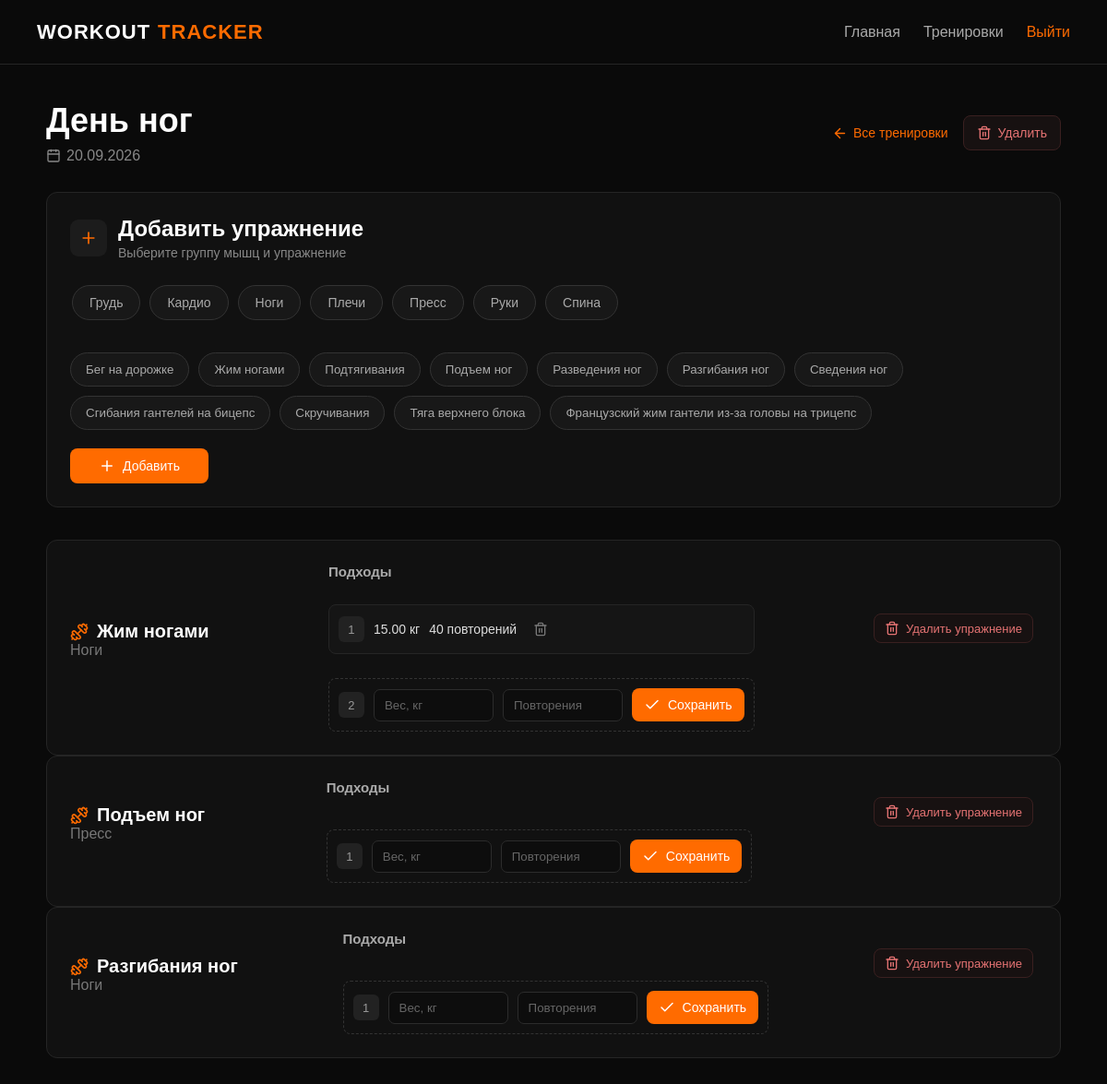
The page /workouts/6/ (signed in) on the database its author committed.
### workouts/models.py (models this page shows, shortened)
class Workout(models.Model):
    name = models.CharField(max_length=50)
    date = models.DateField()
    user = models.ForeignKey(User, on_delete=models.CASCADE)

class MuscleGroup(models.Model):
    name = models.CharField(max_length=50)
    def __str__(self):
        return self.name

class Exercise(models.Model):
    name = models.CharField(max_length=100)
    muscle_group = models.ForeignKey(
        MuscleGroup,
        on_delete=models.CASCADE
    )

class WorkoutExercise(models.Model):
    workout = models.ForeignKey(Workout, on_delete=models.CASCADE)
    exercise = models.ForeignKey(Exercise, on_delete=models.CASCADE)

class Set(models.Model):
    workout_exercise = models.ForeignKey(
        WorkoutExercise,
        on_delete=models.CASCADE
    )
    weight = models.DecimalField(
        max_digits=10,
        decimal_places=2,
        null=True,
        blank=True
    )
    repetitions = models.PositiveIntegerField(
        null=True,
        blank=True
    )
    distance = models.DecimalField(
        max_digits=6,
        decimal_places=2,
        null=True,
        blank=True
    )

### workouts/views.py (the view, shortened to what this page needs)
# urls.py: path('workouts/<int:workout_id>/', workout_detail, name='workout_detail'),
@login_required(login_url='login')
def workout_detail(request, workout_id):
    workout = get_object_or_404(
        Workout,
        id=workout_id,
        user=request.user
    )
    muscle_group = MuscleGroup.objects.all().order_by('name')
    exercises = Exercise.objects.all().order_by('name')
    workout_exercises = workout.workoutexercise_set.select_related(
        'exercise',
        'exercise__muscle_group'
    )
    return render(
        request,
        'workouts/workout_detail.html',
        {'workout': workout, 'exercises': exercises, 'workout_exercises': workout_exercises, 'muscle_group': muscle_group}
    )

### workouts/templates/workouts/workout_detail.html (shortened to what this page needs)
{% extends 'workouts/base.html' %}
{% block content %}
<div class="home-container">
    <div class="page-header">
        <div>
            <h1>{{ workout.name }}</h1>
            <p class="page-subtitle">
                <i data-lucide="calendar"></i>
                {{ workout.date|date:"d.m.Y" }}
            </p>
        </div>
        <div class="page-actions">
            <a
                href="{% url 'workout_list' %}"
                class="details-link"
            >
                <i data-lucide="arrow-left"></i>
                Все тренировки
            </a>
            <form
                method="post"
                action="{% url 'workout_delete' workout.id %}"
            >
                <button
                    type="submit"
                    class="delete-button delete-workout-button"
                >
                    <i data-lucide="trash-2"></i>
                    Удалить
                </button>
            </form>
        </div>
    </div>
    <div class="card add-exercise-card">
        <div class="section-title">
            <div class="section-icon">
                <i data-lucide="plus"></i>
            </div>
            <div>
                <h2>Добавить упражнение</h2>
                <p>
                    Выберите группу мышц и упражнение
                </p>
            </div>
        </div>
        <div class="muscle-groups">
            {% for group in muscle_group %}
                <button
                    type="button"
                    class="muscle-bubble"
                    data-group-id="{{ group.id }}"
                >
                    {{ group.name }}
                </button>
            {% endfor %}
        </div>
        <form method="post">
            <div class="exercise-form">
                <div class="exercise-list">
                    {% for exercise in exercises %}
                        <button
                            type="button"
                            class="exercise-bubble"
                            data-exercise-id="{{ exercise.id }}"
                            data-group-id="{{ exercise.muscle_group.id }}"
                        >
                            {{ exercise.name }}
                        </button>
                    {% endfor %}
                </div>
                <button
                    type="submit"
                    class="button add-exercise-button"
                >
                    <i data-lucide="plus"></i>
                    Добавить
                </button>
            </div>
        </form>
    </div>
    {% for workout_exercise in workout.workoutexercise_set.all %}
        <div class="card workout-card">
            <div class="exercise-header">
                <div class="exercise-info">
                    <div class="exercise-title">
                        <i data-lucide="dumbbell"></i>
                        <h2>
                            {{ workout_exercise.exercise.name }}
                        </h2>
                    </div>
                    <p class="workout-date">
                        {{ workout_exercise.exercise.muscle_group }}
                    </p>
                </div>
            </div>
            <div class="sets-area">
                <div class="sets-header">
                    <h3>Подходы</h3>
                </div>
                <div class="sets-container">
                    {% for set in workout_exercise.set_set.all %}
                        <div class="set-row saved-set">
                            <span class="set-number">
                                {{ forloop.counter }}
                            </span>
                            <span class="set-value">
                                {{ set.weight }} кг
                            </span>
                            <span class="set-value">
                                {{ set.repetitions }} повторений
                            </span>
                            <form
                                method="post"
                                action="{% url 'workout_set_delete' set.id %}"
                            >
                                <button
                                    type="submit"
                                    class="icon-delete-button"
                                    title="Удалить подход"
                                >
                                    <i data-lucide="trash-2"></i>
                                </button>
                            </form>
                        </div>
                    {% endfor %}
                    <form method="post">
                        <div class="set-row new-set">
                            <span class="set-number">
                                {{ workout_exercise.set_set.count|add:"1" }}
                            </span>
                            <input
                                type="number"
                                name="weight"
                                class="set-input"
                                placeholder="Вес, кг"
                                step="0.01"
                            >
                            <input
                                type="number"
                                name="repetitions"
                                class="set-input"
                                placeholder="Повторения"
                            >
                            <button
                                type="submit"
                                class="button save-button"
                            >
                                <i data-lucide="check"></i>
                                Сохранить
                            </button>
                        </div>
                    </form>
                </div>
            </div>
            <form
                method="post"
                action="{% url 'workout_exercise_delete' workout_exercise.id %}"
                class="exercise-delete-form"
            >
                <button
                    type="submit"
                    class="delete-button delete-exercise-button"
                >
                    <i data-lucide="trash-2"></i>
                    Удалить упражнение
                </button>
            </form>
        </div>
    {% endfor %}
</div>
{% endblock %}

### rows shown on the page
Workout: name "День ног", date "20.09.2026"
MuscleGroup: name "Грудь"
MuscleGroup: name "Кардио"
MuscleGroup: name "Ноги"
MuscleGroup: name "Плечи"
MuscleGroup: name "Пресс"
MuscleGroup: name "Руки"
MuscleGroup: name "Спина"
Exercise: name "Бег на дорожке"
Exercise: name "Жим ногами"
Exercise: name "Подтягивания"
Exercise: name "Подъем ног"
Exercise: name "Разведения ног"
Exercise: name "Разгибания ног"
Exercise: name "Сведения ног"
Exercise: name "Сгибания гантелей на бицепс"
Exercise: name "Скручивания"
Exercise: name "Тяга верхнего блока"
Exercise: name "Французский жим гантели из-за головы на трицепс"
WorkoutExercise: exercise.name "Жим ногами", exercise.muscle_group "Ноги", set_set.count|add "2"
Set: weight "15.00", repetitions "40"
WorkoutExercise: exercise.name "Подъем ног", exercise.muscle_group "Пресс", set_set.count|add "1"
WorkoutExercise: exercise.name "Разгибания ног", exercise.muscle_group "Ноги", set_set.count|add "1"
